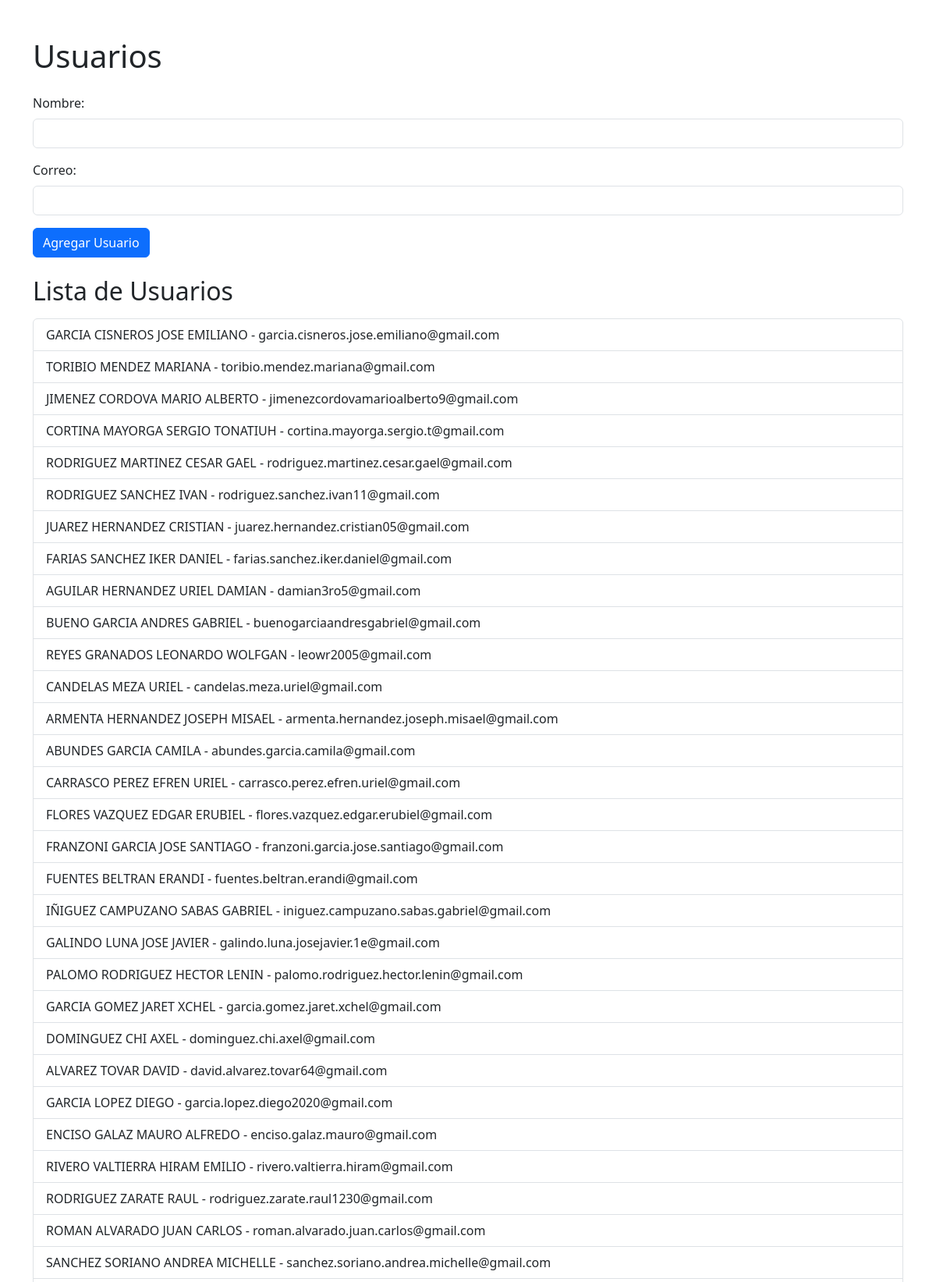
The page /usuarios (upper part) on the database its author committed.
### app.py (models this page shows)
class Usuario(db.Model):
    id = db.Column(db.Integer, primary_key=True)
    nombre = db.Column(db.String(100), nullable=False)
    correo = db.Column(db.String(100), unique=True, nullable=False)
    boletos = db.relationship('Boleto', backref='usuario', lazy=True)

### app.py (the view, shortened to what this page needs)
@app.route('/usuarios', methods=['GET', 'POST'])
def usuarios():
    usuarios = Usuario.query.all()
    return render_template('usuarios.html', usuarios=usuarios)

### templates/usuarios.html (shortened to what this page needs)
<!DOCTYPE html>
<html lang="es">
  <head>
    <link
      href="https://cdn.jsdelivr.net/npm/bootstrap@5.3.0-alpha1/dist/css/bootstrap.min.css"
      rel="stylesheet"
    />
  </head>
  <body>
    <div class="container mt-5">
      <h1 class="mb-4">Usuarios</h1>
      <form method="POST" class="mb-4">
        <div class="mb-3">
          <label for="nombre" class="form-label">Nombre:</label>
          <input
            type="text"
            name="nombre"
            id="nombre"
            class="form-control"
            required
          />
        </div>
        <div class="mb-3">
          <label for="correo" class="form-label">Correo:</label>
          <input
            type="email"
            name="correo"
            id="correo"
            class="form-control"
            required
          />
        </div>
        <button type="submit" class="btn btn-primary">Agregar Usuario</button>
      </form>
      <h2 class="mb-3">Lista de Usuarios</h2>
      <ul class="list-group">
        {% for usuario in usuarios %}
        <li class="list-group-item">
          {{ usuario.nombre }} - {{ usuario.correo }}
        </li>
        {% endfor %}
      </ul>
    </div>
  </body>
</html>

### rows shown on the page
Usuario: nombre "GARCIA CISNEROS JOSE EMILIANO", correo "garcia.cisneros.jose.emiliano@gmail.com"
Usuario: nombre "TORIBIO MENDEZ MARIANA", correo "toribio.mendez.mariana@gmail.com"
Usuario: nombre "JIMENEZ CORDOVA MARIO ALBERTO", correo "jimenezcordovamarioalberto9@gmail.com"
Usuario: nombre "CORTINA MAYORGA SERGIO TONATIUH", correo "cortina.mayorga.sergio.t@gmail.com"
Usuario: nombre "RODRIGUEZ MARTINEZ CESAR GAEL", correo "rodriguez.martinez.cesar.gael@gmail.com"
Usuario: nombre "RODRIGUEZ SANCHEZ IVAN", correo "rodriguez.sanchez.ivan11@gmail.com"
Usuario: nombre "JUAREZ HERNANDEZ CRISTIAN", correo "juarez.hernandez.cristian05@gmail.com"
Usuario: nombre "FARIAS SANCHEZ IKER DANIEL", correo "farias.sanchez.iker.daniel@gmail.com"
Usuario: nombre "AGUILAR HERNANDEZ URIEL DAMIAN", correo "damian3ro5@gmail.com"
Usuario: nombre "BUENO GARCIA ANDRES GABRIEL", correo "buenogarciaandresgabriel@gmail.com"
Usuario: nombre "REYES GRANADOS LEONARDO WOLFGAN", correo "leowr2005@gmail.com"
Usuario: nombre "CANDELAS MEZA URIEL", correo "candelas.meza.uriel@gmail.com"
Usuario: nombre "ARMENTA HERNANDEZ JOSEPH MISAEL", correo "armenta.hernandez.joseph.misael@gmail.com"
Usuario: nombre "ABUNDES GARCIA CAMILA", correo "abundes.garcia.camila@gmail.com"
Usuario: nombre "CARRASCO PEREZ EFREN URIEL", correo "carrasco.perez.efren.uriel@gmail.com"
Usuario: nombre "FLORES VAZQUEZ EDGAR ERUBIEL", correo "flores.vazquez.edgar.erubiel@gmail.com"
Usuario: nombre "FRANZONI GARCIA JOSE SANTIAGO", correo "franzoni.garcia.jose.santiago@gmail.com"
Usuario: nombre "FUENTES BELTRAN ERANDI", correo "fuentes.beltran.erandi@gmail.com"
Usuario: nombre "IÑIGUEZ CAMPUZANO SABAS GABRIEL", correo "iniguez.campuzano.sabas.gabriel@gmail.com"
Usuario: nombre "GALINDO LUNA JOSE JAVIER", correo "galindo.luna.josejavier.1e@gmail.com"
Usuario: nombre "PALOMO RODRIGUEZ HECTOR LENIN", correo "palomo.rodriguez.hector.lenin@gmail.com"
Usuario: nombre "GARCIA GOMEZ JARET XCHEL", correo "garcia.gomez.jaret.xchel@gmail.com"
Usuario: nombre "DOMINGUEZ CHI AXEL", correo "dominguez.chi.axel@gmail.com"
Usuario: nombre "ALVAREZ TOVAR DAVID", correo "david.alvarez.tovar64@gmail.com"
Usuario: nombre "GARCIA LOPEZ DIEGO", correo "garcia.lopez.diego2020@gmail.com"
Usuario: nombre "ENCISO GALAZ MAURO ALFREDO", correo "enciso.galaz.mauro@gmail.com"
Usuario: nombre "RIVERO VALTIERRA HIRAM EMILIO", correo "rivero.valtierra.hiram@gmail.com"
Usuario: nombre "RODRIGUEZ ZARATE RAUL", correo "rodriguez.zarate.raul1230@gmail.com"
Usuario: nombre "ROMAN ALVARADO JUAN CARLOS", correo "roman.alvarado.juan.carlos@gmail.com"
Usuario: nombre "SANCHEZ SORIANO ANDREA MICHELLE", correo "sanchez.soriano.andrea.michelle@gmail.com"
